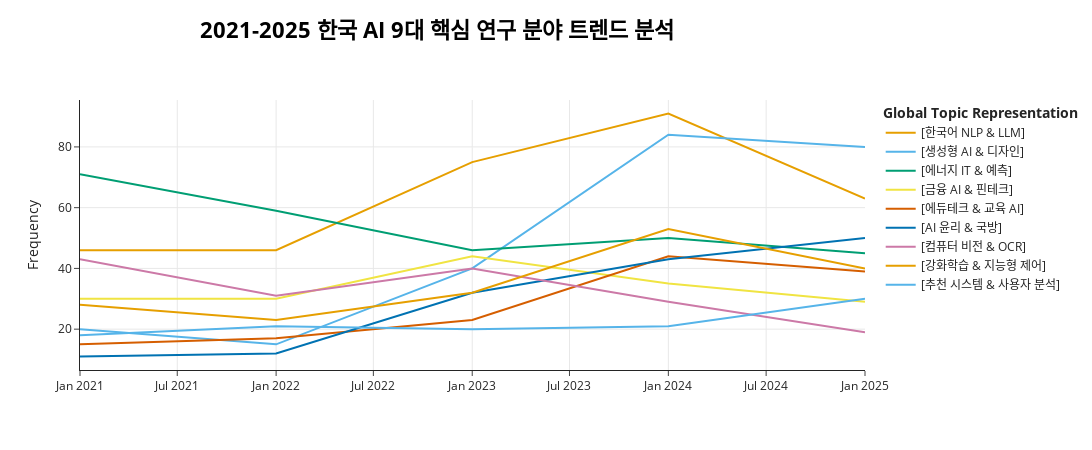

Notebook code cell kept with this figure:
### Code cell
import pandas as pd

# 시각화 대상 토픽 및 한국어 라벨 정의 (0, 4번은 제외)
topic_labels = {
    1: "[한국어 NLP & LLM]",
    2: "[생성형 AI & 디자인]",
    3: "[에너지 IT & 예측]",
    5: "[금융 AI & 핀테크]",
    6: "[에듀테크 & 교육 AI]",
    7: "[AI 윤리 & 국방]",
    8: "[컴퓨터 비전 & OCR]",
    9: "[강화학습 & 지능형 제어]",
    10: "[추천 시스템 & 사용자 분석]"
}

# 모델에 커스텀 라벨 적용
topic_model.set_topic_labels(topic_labels)

# 시간에 따른 토픽 변화 계산
timestamps = pd.to_datetime(df_en['year'].astype(str), format='%Y').tolist()
topics_over_time = topic_model.topics_over_time(docs, timestamps)

# 시각화 실행
fig = topic_model.visualize_topics_over_time(
    topics_over_time,
    topics=list(topic_labels.keys()),
    custom_labels=True,
    title='<b>2021-2025 국내 AI 연구 트렌드 분석</b>'
)

# 그래프 출력
fig.show()

# 연도별 수치 요약 확인
filtered_tot = topics_over_time[topics_over_time['Topic'].isin(topic_labels.keys())]
trend_pivot = filtered_tot.pivot(index='Timestamp', columns='Topic', values='Frequency').fillna(0)

trend_pivot.columns = [topic_labels[t] for t in trend_pivot.columns]

print("--- 연도별 주요 토픽 발생 빈도(건수) 상세 수치 ---")
print(trend_pivot)

### Figure 1 — Plotly figure (JSON) as saved in the notebook; plotly's stock layout.template omitted (floating-point values rounded to 4 significant figures)
{"data": [{"hoverinfo": "text", "hovertext": ["<b>Topic 1</b><br>Words: language, knowledge, bert, chatbot, the", "<b>Topic 1</b><br>Words: language, korean, sentence, the, of", "<b>Topic 1</b><br>Words: language, the, korean, of, model", "<b>Topic 1</b><br>Words: language, korean, to, and, the", "<b>Topic 1</b><br>Words: language, korean, and, retrieval, models"], "marker": {"color": "#E69F00"}, "mode": "lines", "name": "[한국어 NLP & LLM]", "type": "scatter", "x": ["2021-01-01T00:00:00.000000", "2022-01-01T00:00:00.000000", "2023-01-01T00:00:00.000000", "2024-01-01T00:00:00.000000", "2025-01-01T00:00:00.000000"], "y": [46, 46, 75, 91, 63]}, {"hoverinfo": "text", "hovertext": ["<b>Topic 2</b><br>Words: fashion, ai, content, the, intelligence", "<b>Topic 2</b><br>Words: style, fashion, content, ai, storytelling", "<b>Topic 2</b><br>Words: ai, design, generative, content, and", "<b>Topic 2</b><br>Words: ai, generative, design, content, production", "<b>Topic 2</b><br>Words: ai, generative, design, and, content"], "marker": {"color": "#56B4E9"}, "mode": "lines", "name": "[생성형 AI & 디자인]", "type": "scatter", "x": ["2021-01-01T00:00:00.000000", "2022-01-01T00:00:00.000000", "2023-01-01T00:00:00.000000", "2024-01-01T00:00:00.000000", "2025-01-01T00:00:00.000000"], "y": [20, 15, 40, 84, 80]}, {"hoverinfo": "text", "hovertext": ["<b>Topic 3</b><br>Words: energy, power, battery, prediction, the", "<b>Topic 3</b><br>Words: energy, power, prediction, solar, the", "<b>Topic 3</b><br>Words: energy, power, battery, generation, solar", "<b>Topic 3</b><br>Words: energy, power, battery, solar, prediction", "<b>Topic 3</b><br>Words: energy, power, battery, electricity, prediction"], "marker": {"color": "#009E73"}, "mode": "lines", "name": "[에너지 IT & 예측]", "type": "scatter", "x": ["2021-01-01T00:00:00.000000", "2022-01-01T00:00:00.000000", "2023-01-01T00:00:00.000000", "2024-01-01T00:00:00.000000", "2025-01-01T00:00:00.000000"], "y": [71, 59, 46, 50, 45]}, {"hoverinfo": "text", "hovertext": ["<b>Topic 5</b><br>Words: price, stock, prediction, market, estate", "<b>Topic 5</b><br>Words: price, stock, prediction, prices, market", "<b>Topic 5</b><br>Words: price, prediction, financial, stock, prices", "<b>Topic 5</b><br>Words: price, financial, prediction, stock, market", "<b>Topic 5</b><br>Words: price, forecasting, market, series, prediction"], "marker": {"color": "#F0E442"}, "mode": "lines", "name": "[금융 AI & 핀테크]", "type": "scatter", "x": ["2021-01-01T00:00:00.000000", "2022-01-01T00:00:00.000000", "2023-01-01T00:00:00.000000", "2024-01-01T00:00:00.000000", "2025-01-01T00:00:00.000000"], "y": [30, 30, 44, 35, 29]}, {"hoverinfo": "text", "hovertext": ["<b>Topic 6</b><br>Words: education, students, ai, intelligence, school", "<b>Topic 6</b><br>Words: education, ai, students, teaching, curriculum", "<b>Topic 6</b><br>Words: education, students, ai, school, teachers", "<b>Topic 6</b><br>Words: education, ai, students, educational, school", "<b>Topic 6</b><br>Words: education, students, ai, educational, nursing"], "marker": {"color": "#D55E00"}, "mode": "lines", "name": "[에듀테크 & 교육 AI]", "type": "scatter", "x": ["2021-01-01T00:00:00.000000", "2022-01-01T00:00:00.000000", "2023-01-01T00:00:00.000000", "2024-01-01T00:00:00.000000", "2025-01-01T00:00:00.000000"], "y": [15, 17, 23, 44, 39]}, {"hoverinfo": "text", "hovertext": ["<b>Topic 7</b><br>Words: ai, intelligence, artificial, human, ethical", "<b>Topic 7</b><br>Words: ai, weapon, intelligence, battlefield, defense", "<b>Topic 7</b><br>Words: ai, defense, military, intelligence, and", "<b>Topic 7</b><br>Words: ai, defense, and, legal, intelligence", "<b>Topic 7</b><br>Words: ai, ethical, ethics, and, military"], "marker": {"color": "#0072B2"}, "mode": "lines", "name": "[AI 윤리 & 국방]", "type": "scatter", "x": ["2021-01-01T00:00:00.000000", "2022-01-01T00:00:00.000000", "2023-01-01T00:00:00.000000", "2024-01-01T00:00:00.000000", "2025-01-01T00:00:00.000000"], "y": [11, 12, 32, 43, 50]}, {"hoverinfo": "text", "hovertext": ["<b>Topic 8</b><br>Words: adversarial, recognition, image, images, deep", "<b>Topic 8</b><br>Words: license, adversarial, recognition, image, text", "<b>Topic 8</b><br>Words: adversarial, image, text, recognition, ocr", "<b>Topic 8</b><br>Words: adversarial, recognition, document, license, image", "<b>Topic 8</b><br>Words: adversarial, recognition, attack, image, text"], "marker": {"color": "#CC79A7"}, "mode": "lines", "name": "[컴퓨터 비전 & OCR]", "type": "scatter", "x": ["2021-01-01T00:00:00.000000", "2022-01-01T00:00:00.000000", "2023-01-01T00:00:00.000000", "2024-01-01T00:00:00.000000", "2025-01-01T00:00:00.000000"], "y": [43, 31, 40, 29, 19]}, {"hoverinfo": "text", "hovertext": ["<b>Topic 9</b><br>Words: reinforcement, learning, reward, agent, environment", "<b>Topic 9</b><br>Words: reinforcement, learning, agent, reward, control", "<b>Topic 9</b><br>Words: reinforcement, agent, learning, environment, control", "<b>Topic 9</b><br>Words: reinforcement, learning, agent, policy, environment", "<b>Topic 9</b><br>Words: reinforcement, learning, agent, rl, reward"], "marker": {"color": "#E69F00"}, "mode": "lines", "name": "[강화학습 & 지능형 제어]", "type": "scatter", "x": ["2021-01-01T00:00:00.000000", "2022-01-01T00:00:00.000000", "2023-01-01T00:00:00.000000", "2024-01-01T00:00:00.000000", "2025-01-01T00:00:00.000000"], "y": [28, 23, 32, 53, 40]}, {"hoverinfo": "text", "hovertext": ["<b>Topic 10</b><br>Words: recommendation, reviews, recommender, sentiment, review", "<b>Topic 10</b><br>Words: recommendation, reviews, review, user, recommender", "<b>Topic 10</b><br>Words: recommendation, reviews, review, online, item", "<b>Topic 10</b><br>Words: recommendation, reviews, review, user, recommender", "<b>Topic 10</b><br>Words: recommendation, review, reviews, user, preferences"], "marker": {"color": "#56B4E9"}, "mode": "lines", "name": "[추천 시스템 & 사용자 분석]", "type": "scatter", "x": ["2021-01-01T00:00:00.000000", "2022-01-01T00:00:00.000000", "2023-01-01T00:00:00.000000", "2024-01-01T00:00:00.000000", "2025-01-01T00:00:00.000000"], "y": [18, 21, 20, 21, 30]}], "layout": {"height": 450, "hoverlabel": {"bgcolor": "white", "font": {"family": "Rockwell", "size": 16}}, "legend": {"title": {"text": "<b>Global Topic Representation"}}, "title": {"font": {"color": "Black", "size": 22}, "text": "<b>2021-2025 한국 AI 9대 핵심 연구 분야 트렌드 분석</b>", "x": 0.4, "xanchor": "center", "y": 0.95, "yanchor": "top"}, "width": 1250, "xaxis": {"showgrid": true}, "yaxis": {"showgrid": true, "title": {"text": "Frequency"}}}}
